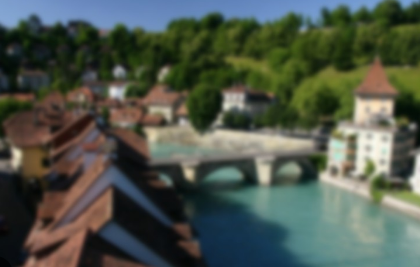
#> input picture image_processing/blur_image.png, 420 x 267 px
$ python threshold.py
#> lines starting #> are read from the running program, lines starting #| are printed output that depends on the picture; after the words box and inside, x2 and y2 are one past the last pixel; in counts of white or black regions, pixels touching at a corner belong together
import cv2

image = cv2.imread("blur_image.png")
#> image is the input picture: shape (267, 420, 3); mean B, G, R 74.9, 86.4, 78.2

if image is None:
    print("Image not found!")
else:
    gray = cv2.cvtColor(image, cv2.COLOR_BGR2GRAY)
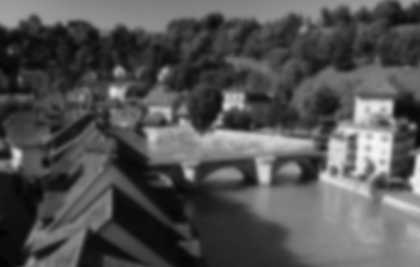
#> gray: shape (267, 420); min 3, max 247, mean 82.6

    _, thresh_image = cv2.threshold(gray, 105, 255, cv2.THRESH_BINARY)
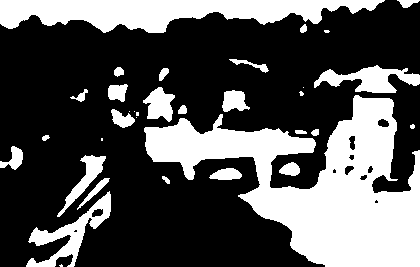
#> thresh_image: shape (267, 420); 33.1% white; 34 white regions (9 under 20 px), largest, box (x1, y1, x2, y2) and area: (144, 95, 420, 267) 21889, (0, 0, 385, 33) 7719, (26, 191, 111, 267) 1822

    cv2.imshow("Original Image", image)
    cv2.imshow("Threshold Image", thresh_image)
    cv2.waitKey(0)
    cv2.destroyAllWindows()
